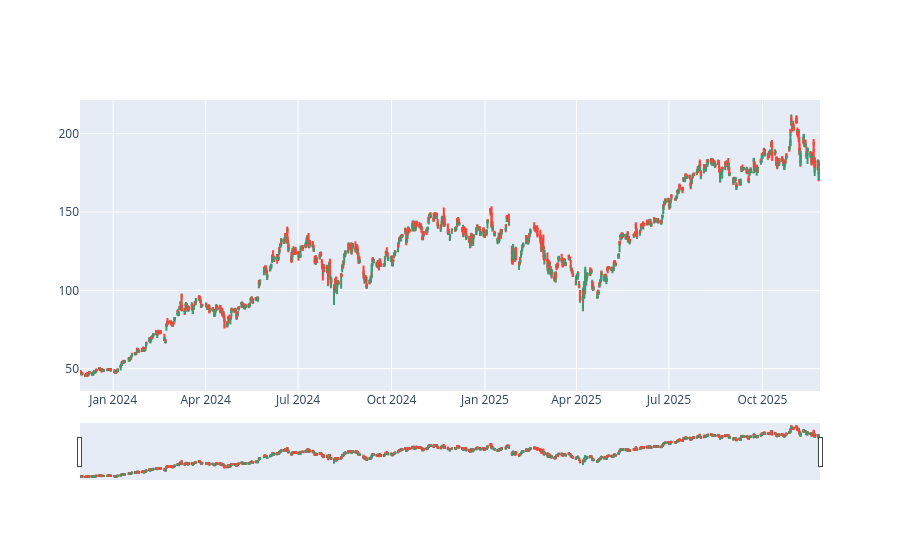

Source (notebook cell):
### Code cell
df = pd.read_csv(r"C:\Uni\Year 3\flash-crash-sentinel\python_components\historicalData\NVDA.csv")
df.set_index("timestamp", inplace=True)
df.index = pd.to_datetime(df.index)
print(df.head())
print(df.info())
print(df.describe())
fig = go.Figure(go.Candlestick(
    x=df.index,
    open=df["open"],
    high=df["high"],
    low=df["low"],
    close=df["close"],
    name="NVDA"
))
fig.show()

### Figure 1 — Plotly figure (JSON) as saved in the notebook; plotly's stock layout.template omitted (floating-point values rounded to 4 significant figures; data arrays with more than 128 entries replaced by an {"elided": "..."} marker saying what was removed)
{"data": [{"close": {"elided": "3491 float values"}, "high": {"elided": "3491 float values"}, "low": {"elided": "3491 float values"}, "name": "NVDA", "open": {"elided": "3491 float values"}, "type": "candlestick", "x": {"elided": "3491 str values"}}], "layout": {}}
